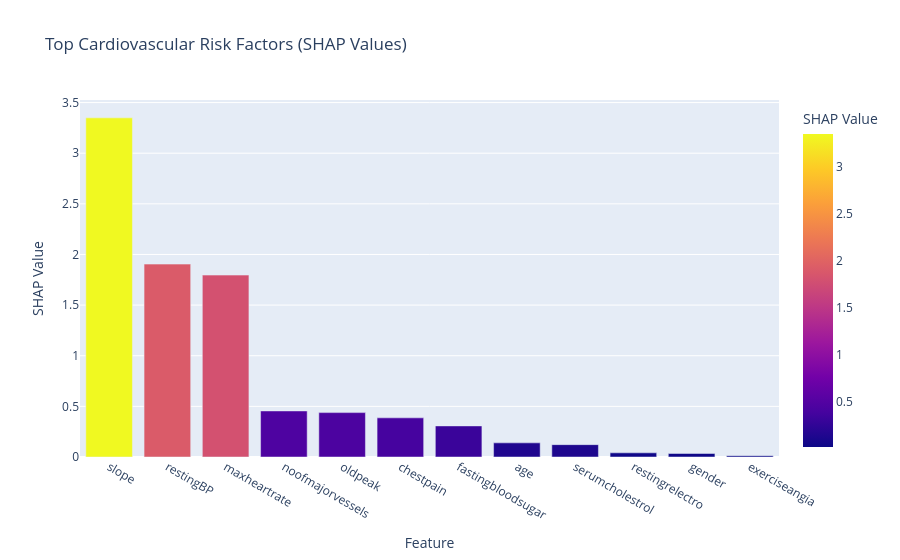

Notebook code for this chart:
### Code cell
feature_info = {
    "slope": "Slope of the peak exercise ST segment - Indicates heart stress during exercise.",
    "noofmajorvessels": "Number of major vessels colored by fluoroscopy - Identifies blockage.",
    "oldpeak": "ST depression induced by exercise - Shows abnormal heart response.",
    "maxheartrate": "Maximum Heart Rate Achieved - Indicates cardiac performance.",
    "age": "Age - A significant factor in cardiovascular disease risk.",
    "serumcholestrol": "Serum Cholesterol - High levels increase heart disease risk.",
    "restingBP": "Resting Blood Pressure - Elevated BP is a major risk factor.",
    "fastingbloodsugar": "Fasting Blood Sugar - High sugar levels link to heart issues.",
    "exerciseangia": "Exercise-Induced Angina - Chest pain triggered by physical activity.",
    "restingrelectro": "Resting Electrocardiographic Results - Detects electrical heart issues.",
    "gender": "Gender - Some cardiovascular risks vary between males and females.",
    "chestpain": "Chest Pain Type - Different types indicate varying levels of risk."
}
fig = px.bar(
    feature_importance,
    x="Feature",
    y="SHAP Value",
    title="Top Cardiovascular Risk Factors (SHAP Values)",
    color="SHAP Value",
    hover_data=["Feature"]
)

fig.for_each_trace(lambda t: t.update(hovertemplate='%{x}<br>SHAP Value: %{y}'))
fig.show()

### Figure 1 — Plotly figure (JSON) as saved in the notebook; plotly's stock layout.template omitted (floating-point values rounded to 4 significant figures)
{"data": [{"alignmentgroup": "True", "hovertemplate": "%{x}<br>SHAP Value: %{y}", "legendgroup": "", "marker": {"color": [3.349, 1.905, 1.796, 0.4549, 0.4383, 0.3866, 0.307, 0.1396, 0.1221, 0.0412, 0.03445, 0.01326], "coloraxis": "coloraxis", "pattern": {"shape": ""}}, "name": "", "offsetgroup": "", "orientation": "v", "showlegend": false, "textposition": "auto", "type": "bar", "x": ["slope", "restingBP", "maxheartrate", "noofmajorvessels", "oldpeak", "chestpain", "fastingbloodsugar", "age", "serumcholestrol", "restingrelectro", "gender", "exerciseangia"], "xaxis": "x", "y": [3.349, 1.905, 1.796, 0.4549, 0.4383, 0.3866, 0.307, 0.1396, 0.1221, 0.0412, 0.03445, 0.01326], "yaxis": "y"}], "layout": {"autosize": true, "barmode": "relative", "coloraxis": {"colorbar": {"title": {"text": "SHAP Value"}}, "colorscale": [[0, "#0d0887"], [0.1111, "#46039f"], [0.2222, "#7201a8"], [0.3333, "#9c179e"], [0.4444, "#bd3786"], [0.5556, "#d8576b"], [0.6667, "#ed7953"], [0.7778, "#fb9f3a"], [0.8889, "#fdca26"], [1, "#f0f921"]]}, "legend": {"tracegroupgap": 0}, "title": {"text": "Top Cardiovascular Risk Factors (SHAP Values)"}, "xaxis": {"anchor": "y", "autorange": true, "domain": [0, 1], "range": [-0.5, 11.5], "title": {"text": "Feature"}, "type": "category"}, "yaxis": {"anchor": "x", "autorange": true, "domain": [0, 1], "range": [0, 3.525], "title": {"text": "SHAP Value"}, "type": "linear"}}}
